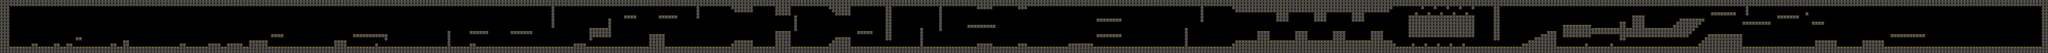

This is a level from a 2D game, rendered from its Tiled map with the project's own tilesets. A one-line summary and the map file follow, with tile-layer data summarised:
An orthogonal 650x17 tile map with 64x64 px tiles, 1 tile layer (Nivel1) and 298 objects.

<map version="1.2" tiledversion="1.2.5" orientation="orthogonal" renderorder="right-down" width="650" height="17" tilewidth="64" tileheight="64" infinite="0" nextlayerid="21" nextobjectid="667">
 <tileset firstgid="1" source="Tileset.tsx" />
 <layer id="12" name="Nivel1" width="650" height="17">
  <data>[11050 cells, 3822 non-empty, 3 distinct tile ids]</data>
 </layer>
 <objectgroup color="#ff0000" id="16" name="PresosSlow">
  <object id="230" x="35904" y="906">
   <point />
  </object>
  <object id="239" x="4034" y="914">
   <point />
  </object>
  <object id="240" x="10366" y="908">
   <point />
  </object>
  <object id="242" x="12794" y="912">
   <point />
  </object>
  <object id="245" x="18436" y="920">
   <point />
  </object>
  <object id="246" x="21824" y="852">
   <point />
  </object>
  <object id="247" x="39936" y="910">
   <point />
  </object>
 </objectgroup>
 <objectgroup color="#00ff00" id="15" name="PresosStun">
  <object id="232" x="34876" y="652">
   <point />
  </object>
  <object id="233" x="32512" y="910">
   <point />
  </object>
  <object id="234" x="33730" y="916">
   <point />
  </object>
  <object id="236" x="20414" y="910">
   <point />
  </object>
  <object id="584" x="30252" y="910">
   <point />
  </object>
  <object id="602" x="15104" y="782">
   <point />
  </object>
 </objectgroup>
 <objectgroup color="#ffff00" id="13" name="LLaves">
  <object id="4" x="706" y="850">
   <point />
  </object>
  <object id="5" x="922" y="930">
   <point />
  </object>
  <object id="6" x="1154" y="850">
   <point />
  </object>
  <object id="7" x="1412" y="884">
   <point />
  </object>
  <object id="8" x="1484" y="794">
   <point />
  </object>
  <object id="9" x="1596" y="736">
   <point />
  </object>
  <object id="11" x="2428" y="852">
   <point />
  </object>
  <object id="12" x="2496" y="748">
   <point />
  </object>
  <object id="13" x="3690" y="874">
   <point />
  </object>
  <object id="14" x="4292" y="810">
   <point />
  </object>
  <object id="15" x="4672" y="812">
   <point />
  </object>
  <object id="16" x="4798" y="806">
   <point />
  </object>
  <object id="17" x="4924" y="814">
   <point />
  </object>
  <object id="19" x="5194" y="752">
   <point />
  </object>
  <object id="20" x="5304" y="752">
   <point />
  </object>
  <object id="23" x="6850" y="768">
   <point />
  </object>
  <object id="25" x="7010" y="750">
   <point />
  </object>
  <object id="29" x="7379.98" y="670.528">
   <point />
  </object>
  <object id="31" x="7622.53" y="670.528">
   <point />
  </object>
  <object id="32" x="7765.86" y="666.118">
   <point />
  </object>
  <object id="33" x="9112" y="620">
   <point />
  </object>
  <object id="34" x="9570" y="596">
   <point />
  </object>
  <object id="38" x="9836" y="586">
   <point />
  </object>
  <object id="39" x="9898" y="586">
   <point />
  </object>
  <object id="40" x="10436" y="592">
   <point />
  </object>
  <object id="43" x="10682" y="592">
   <point />
  </object>
  <object id="44" x="10752" y="592">
   <point />
  </object>
  <object id="45" x="11810" y="738">
   <point />
  </object>
  <object id="46" x="11900" y="628">
   <point />
  </object>
  <object id="49" x="12234" y="512">
   <point />
  </object>
  <object id="51" x="12380" y="330">
   <point />
  </object>
  <object id="52" x="12696" y="272">
   <point />
  </object>
  <object id="54" x="12888" y="272">
   <point />
  </object>
  <object id="55" x="13206" y="676">
   <point />
  </object>
  <object id="57" x="13404" y="276">
   <point />
  </object>
  <object id="58" x="13512" y="276">
   <point />
  </object>
  <object id="59" x="13616" y="274">
   <point />
  </object>
  <object id="60" x="13720" y="274">
   <point />
  </object>
  <object id="61" x="14870" y="846">
   <point />
  </object>
  <object id="66" x="15774" y="592">
   <point />
  </object>
  <object id="72" x="16138" y="300">
   <point />
  </object>
  <object id="78" x="17378" y="610">
   <point />
  </object>
  <object id="80" x="18720" y="554">
   <point />
  </object>
  <object id="82" x="18682" y="172">
   <point />
  </object>
  <object id="83" x="18768" y="942">
   <point />
  </object>
  <object id="84" x="19052" y="172">
   <point />
  </object>
  <object id="85" x="19148" y="950">
   <point />
  </object>
  <object id="95" x="22326" y="546">
   <point />
  </object>
  <object id="96" x="22412" y="638">
   <point />
  </object>
  <object id="97" x="22496" y="528">
   <point />
  </object>
  <object id="98" x="22562" y="650">
   <point />
  </object>
  <object id="99" x="22644" y="520">
   <point />
  </object>
  <object id="100" x="22724" y="644">
   <point />
  </object>
  <object id="101" x="22790" y="522">
   <point />
  </object>
  <object id="102" x="24048" y="162">
   <point />
  </object>
  <object id="103" x="24152" y="944">
   <point />
  </object>
  <object id="104" x="24368" y="166">
   <point />
  </object>
  <object id="105" x="24464" y="950">
   <point />
  </object>
  <object id="106" x="25514" y="818">
   <point />
  </object>
  <object id="107" x="25104" y="812">
   <point />
  </object>
  <object id="108" x="25890" y="300">
   <point />
  </object>
  <object id="109" x="25826" y="814">
   <point />
  </object>
  <object id="110" x="26280" y="810">
   <point />
  </object>
  <object id="111" x="26208" y="310">
   <point />
  </object>
  <object id="112" x="26660" y="306">
   <point />
  </object>
  <object id="113" x="26584" y="804">
   <point />
  </object>
  <object id="114" x="27030" y="808">
   <point />
  </object>
  <object id="115" x="26964" y="294">
   <point />
  </object>
  <object id="116" x="27370" y="792">
   <point />
  </object>
  <object id="117" x="27428" y="322">
   <point />
  </object>
  <object id="118" x="27802" y="802">
   <point />
  </object>
  <object id="119" x="27736" y="292">
   <point />
  </object>
  <object id="120" x="28118" y="806">
   <point />
  </object>
  <object id="121" x="28266" y="244">
   <point />
  </object>
  <object id="122" x="28322" y="890">
   <point />
  </object>
  <object id="123" x="28318" y="178">
   <point />
  </object>
  <object id="125" x="28716" y="304">
   <point />
  </object>
  <object id="126" x="28842" y="176">
   <point />
  </object>
  <object id="128" x="28972" y="298">
   <point />
  </object>
  <object id="130" x="29090" y="170">
   <point />
  </object>
  <object id="132" x="29228" y="308">
   <point />
  </object>
  <object id="134" x="29356" y="176">
   <point />
  </object>
  <object id="136" x="29474" y="304">
   <point />
  </object>
  <object id="138" x="29610" y="174">
   <point />
  </object>
  <object id="140" x="29728" y="298">
   <point />
  </object>
  <object id="143" x="29856" y="300">
   <point />
  </object>
  <object id="179" x="34384" y="282">
   <point />
  </object>
  <object id="183" x="34872" y="168">
   <point />
  </object>
  <object id="185" x="35194" y="170">
   <point />
  </object>
  <object id="194" x="36652" y="168">
   <point />
  </object>
  <object id="587" x="5630" y="656">
   <point />
  </object>
  <object id="588" x="5628" y="822">
   <point />
  </object>
  <object id="589" x="6312" y="914">
   <point />
  </object>
  <object id="590" x="7308" y="920">
   <point />
  </object>
  </objectgroup>
 <objectgroup color="#0000ff" id="14" name="Bombas">
  <!-- 125 objects omitted --></objectgroup>
 <objectgroup color="#aaff00" id="17" name="PoliVerticalStun">
  <!-- 105 objects omitted --></objectgroup>
 <objectgroup color="#ffaa00" id="18" name="PoliVerticalSlow">
  <!-- 84 objects omitted --></objectgroup>
 <objectgroup color="#ff5500" id="19" name="PoliHorizontalSlow">
  <!-- 50 objects omitted --></objectgroup>
 <objectgroup color="#00ff7f" id="20" name="PoliHorizontalStun">
  <!-- 23 objects omitted --></objectgroup>
</map>
<!-- 191 of 298 objects omitted -->
